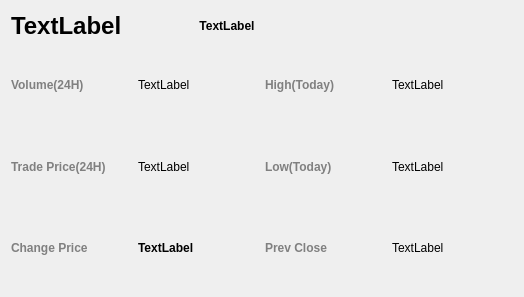
<?xml version="1.0" encoding="UTF-8"?>
<ui version="4.0">
 <class>Form</class>
 <widget class="QWidget" name="Form">
  <property name="geometry">
   <rect>
    <x>0</x>
    <y>0</y>
    <width>524</width>
    <height>297</height>
   </rect>
  </property>
  <property name="windowTitle">
   <string>Form</string>
  </property>
  <layout class="QVBoxLayout" name="verticalLayout">
   <item>
    <layout class="QHBoxLayout" name="horizontalLayout">
     <item>
      <widget class="QLabel" name="label_1">
       <property name="minimumSize">
        <size>
         <width>180</width>
         <height>0</height>
        </size>
       </property>
       <property name="font">
        <font>
         <pointsize>18</pointsize>
         <weight>75</weight>
         <bold>true</bold>
        </font>
       </property>
       <property name="styleSheet">
        <string notr="true"/>
       </property>
       <property name="text">
        <string>TextLabel</string>
       </property>
      </widget>
     </item>
     <item>
      <widget class="QLabel" name="label_2">
       <property name="minimumSize">
        <size>
         <width>60</width>
         <height>30</height>
        </size>
       </property>
       <property name="maximumSize">
        <size>
         <width>60</width>
         <height>30</height>
        </size>
       </property>
       <property name="font">
        <font>
         <weight>75</weight>
         <bold>true</bold>
        </font>
       </property>
       <property name="styleSheet">
        <string notr="true"/>
       </property>
       <property name="text">
        <string>TextLabel</string>
       </property>
       <property name="alignment">
        <set>Qt::AlignCenter</set>
       </property>
      </widget>
     </item>
     <item>
      <spacer name="horizontalSpacer">
       <property name="orientation">
        <enum>Qt::Horizontal</enum>
       </property>
       <property name="sizeHint" stdset="0">
        <size>
         <width>40</width>
         <height>20</height>
        </size>
       </property>
      </spacer>
     </item>
    </layout>
   </item>
   <item>
    <layout class="QGridLayout" name="gridLayout">
     <item row="2" column="3">
      <widget class="QLabel" name="label_14">
       <property name="text">
        <string>TextLabel</string>
       </property>
      </widget>
     </item>
     <item row="1" column="2">
      <widget class="QLabel" name="label_9">
       <property name="font">
        <font>
         <weight>75</weight>
         <bold>true</bold>
        </font>
       </property>
       <property name="styleSheet">
        <string notr="true">color:gray;</string>
       </property>
       <property name="text">
        <string>Low(Today)</string>
       </property>
      </widget>
     </item>
     <item row="1" column="1">
      <widget class="QLabel" name="label_8">
       <property name="text">
        <string>TextLabel</string>
       </property>
      </widget>
     </item>
     <item row="0" column="2">
      <widget class="QLabel" name="label_5">
       <property name="font">
        <font>
         <weight>75</weight>
         <bold>true</bold>
        </font>
       </property>
       <property name="styleSheet">
        <string notr="true">color:gray;</string>
       </property>
       <property name="text">
        <string>High(Today)</string>
       </property>
      </widget>
     </item>
     <item row="2" column="1">
      <widget class="QLabel" name="label_12">
       <property name="font">
        <font>
         <weight>75</weight>
         <bold>true</bold>
        </font>
       </property>
       <property name="text">
        <string>TextLabel</string>
       </property>
      </widget>
     </item>
     <item row="2" column="2">
      <widget class="QLabel" name="label_13">
       <property name="font">
        <font>
         <weight>75</weight>
         <bold>true</bold>
        </font>
       </property>
       <property name="styleSheet">
        <string notr="true">color:gray;</string>
       </property>
       <property name="text">
        <string>Prev Close</string>
       </property>
      </widget>
     </item>
     <item row="1" column="3">
      <widget class="QLabel" name="label_10">
       <property name="text">
        <string>TextLabel</string>
       </property>
      </widget>
     </item>
     <item row="0" column="3">
      <widget class="QLabel" name="label_6">
       <property name="text">
        <string>TextLabel</string>
       </property>
      </widget>
     </item>
     <item row="0" column="1">
      <widget class="QLabel" name="label_4">
       <property name="text">
        <string>TextLabel</string>
       </property>
      </widget>
     </item>
     <item row="1" column="0">
      <widget class="QLabel" name="label_7">
       <property name="font">
        <font>
         <weight>75</weight>
         <bold>true</bold>
        </font>
       </property>
       <property name="styleSheet">
        <string notr="true">color:gray;</string>
       </property>
       <property name="text">
        <string>Trade Price(24H)</string>
       </property>
      </widget>
     </item>
     <item row="0" column="0">
      <widget class="QLabel" name="label_3">
       <property name="font">
        <font>
         <weight>75</weight>
         <bold>true</bold>
        </font>
       </property>
       <property name="styleSheet">
        <string notr="true">color:gray;</string>
       </property>
       <property name="text">
        <string>Volume(24H)</string>
       </property>
      </widget>
     </item>
     <item row="2" column="0">
      <widget class="QLabel" name="label_11">
       <property name="font">
        <font>
         <weight>75</weight>
         <bold>true</bold>
        </font>
       </property>
       <property name="styleSheet">
        <string notr="true">color:gray;</string>
       </property>
       <property name="text">
        <string>Change Price</string>
       </property>
      </widget>
     </item>
    </layout>
   </item>
  </layout>
 </widget>
 <resources/>
 <connections/>
</ui>
